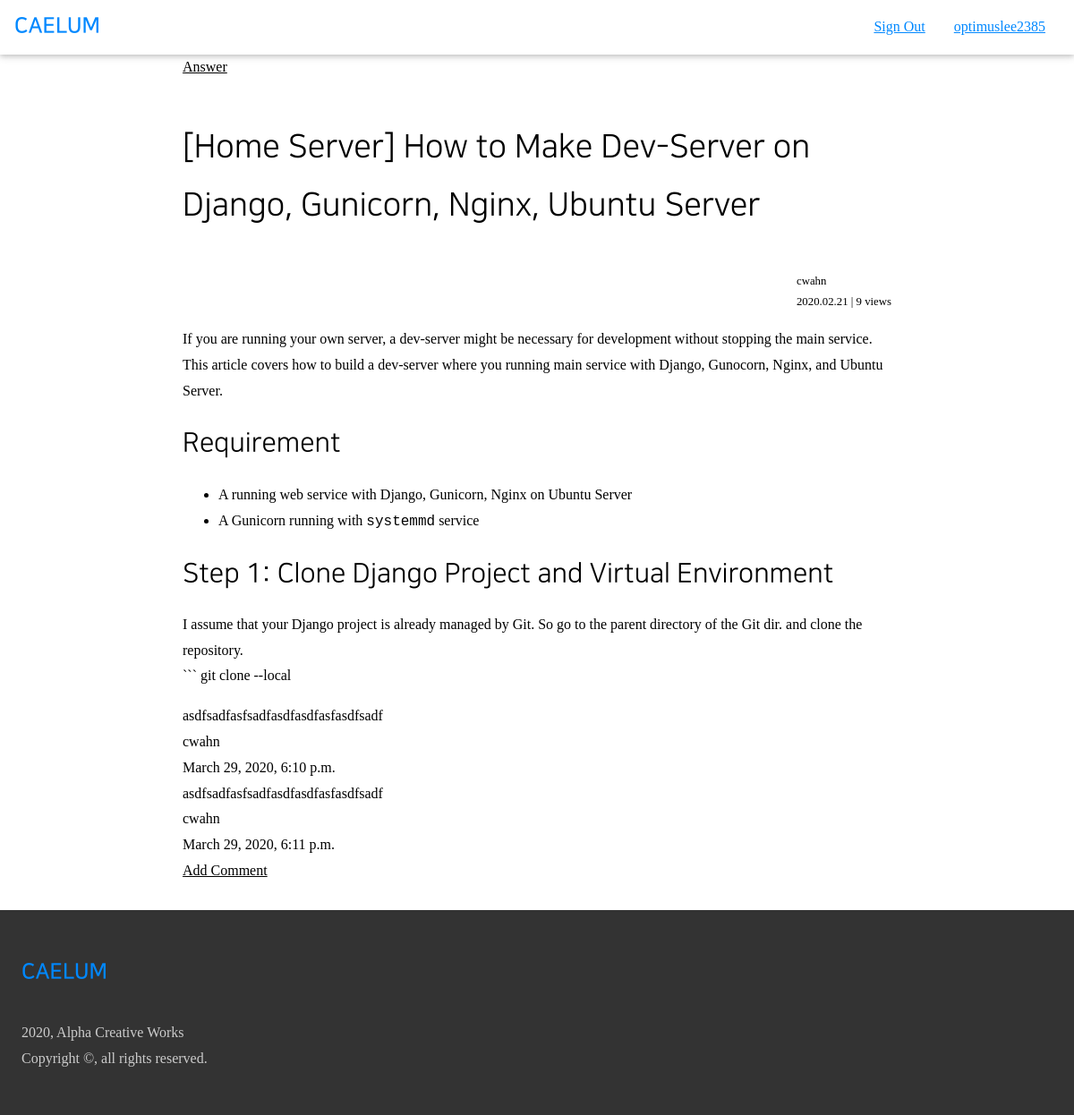
Screenshot of /article/1/ (signed in) with the database file from the repository.
### accounts/models.py (models this page shows, shortened)
class User(AbstractBaseUser):
    email = models.EmailField(
        max_length=255,
        unique=True,
    )
    portal_id = models.CharField(
        max_length=10,
        unique=True,
        null=True,
    )
    name = models.CharField(
        max_length=30,
        null=True,
    )
    dept_major = models.CharField(
        max_length=50,
        null=True,
    )
    username = models.SlugField(
        max_length=30,
        null=True,
        unique=True,
    )
    reputation = models.IntegerField(
        blank=False,
        null=False,
        default=0,
    )
    is_email_verified = models.BooleanField(default=False)
    is_active = models.BooleanField(default=True)
    is_admin = models.BooleanField(default=False)
    objects = UserManager()
    USERNAME_FIELD = 'email'
    REQUIRED_FIELD = [
    ]

### air/models.py (models this page shows, shortened)
class Article(models.Model):
    author = models.ForeignKey(
        User,
        on_delete=models.CASCADE,
    )
    content = MarkdownxField()
    tags = TaggableManager(
        blank=True,
    )
    date_created = models.DateTimeField(
        auto_now_add=True,
    )
    hit_count = models.IntegerField(
        default=0,
    )
    is_answer = models.BooleanField(
        default=False,
    )
    parent = models.ForeignKey(
        'self',
        blank=True,
        null=True,
        on_delete=models.CASCADE,
        related_name='answers',
    )
    accepted = models.BooleanField(
        default=False,
    )
    def get_title(self):
        return self.content.split('\n')[0].replace('#', '').strip()
    def get_content(self):
        return ''.join(self.content.split('\n')[1:])
    class Meta:
        ordering = ['-date_created']

class Comment(models.Model):
    parent = models.ForeignKey(
        Article,
        on_delete=models.CASCADE,
        related_name='comments',
    )
    author = models.ForeignKey(
        User,
        on_delete=models.CASCADE,
    )
    content = models.CharField(
        max_length=140,
        blank=False,
        null=False,
    )
    date_created = models.DateTimeField(
        auto_now_add=True,
    )

### air/views.py (the view)
# urls.py: path('article/<int:pk>/', views.article, name='article'),
@login_required
def article(request, pk):
    user = request.user
    article = get_object_or_404(Article, pk=pk)
    if article.is_answer == True:  # answer -> redirect to question
        question = article.parent
        return redirect('air:article', pk=question.pk)
    else:  # question
        answers = article.answers
        form = CommentCreationForm()
        context = {
            'user': user,
            'article': article,
            'answers': answers,
            'form': form,
        }
        try:
            return render(request, 'air/article.html', context)
        finally:
            hit_logs = ArticleHitCount.objects.filter(
                user=user,
                article=article,
                date__lte=date.today(),
                date__gte=date.today()
            )
            if hit_logs.count() == 0:
                hits = ArticleHitCount(user=user, article=article)
                hits.save()
                article.hit_count += 1
                article.save()

### air/templatetags/markdown_extras.py (called while the page is built)
@register.filter()
@stringfilter
def markdown(value):
    return md.markdown(value, extensions=['markdown.extensions.fenced_code'])

### air/templates/air/article.html (shortened to what this page needs)
{% extends 'air/account_widget.html' %}
{% load markdown_extras %}
{% block content %}
<div class=" acw3-container acw3-max-width-840 acw3-min-height-100">
  <a href="{% url 'air:answer' article.pk %}">Answer</a>
  <div class=" acw3-padding-32">
    <h1>{{ article.get_title}}</h1>
  </div>
  <div class=" acw3-bar">
    <small class=" acw3-right"
      >{{ article.author.username }} <br />
      {{ article.date_created | date:'Y.m.d'}} | {{ article.hit_count }}
      views</small
    >
  </div>
  <div>
    {{ article.get_content | markdown | safe }}
  </div>
  <div>
    <div id="comments">
      {% for comment in article.comments.all %}
      <div>
        {{ comment.content }} <br />
        {{ comment.author.username }} <br />
        {{ comment.date_created }}
      </div>
      {% endfor %}
      <a
        href="javascript:void(0)"
        onclick="add_comment(this)"
        class="add_comment"
        >Add Comment</a
      >
    </div>
    <br />
  </div>
</div>
{% endblock %}

### air/templates/air/account_widget.html (shortened to what this page needs)
{% extends 'common/base.html' %}
{% block account %}
<a href="{% url 'accounts:sign_out' %}" class=" acw3-bar-item">
    Sign Out
</a>
<a href="{% url 'accounts:account_manage' %}" class=" acw3-bar-item">
    {{ user.username }}
</a>
{% endblock %}

### static/common/acw3_pro.css (style rules this page uses)
html { box-sizing: border-box }
*, *:before, *:after { box-sizing: inherit }
html { -ms-text-size-adjust: 100%; -webkit-text-size-adjust: 100% }
body { margin: 0 }
a { background-color: transparent }
small { font-size: 80% }
code, kbd, pre, samp { font-family: monospace, monospace; font-size: 1em }
html, body { font-family: Verdana, sans-serif; font-size: 16px; line-height: 1.5 }
html { overflow-x: hidden }
h1 { font-size: 36px }
h2 { font-size: 30px }
h1, h2, h3, h4, h5, h6 { font-family: "Segoe UI", Arial, sans-serif; font-weight: 400; margin: 10px 0 }
a { color: inherit }
.acw3-bar { width: 100%; overflow: hidden }
.acw3-bar .acw3-bar-item { padding: 8px 16px; float: left; width: auto; border: none; display: block; outline: 0 }
.acw3-container:after, .acw3-container:before, .acw3-panel:after, .acw3-panel:before, .acw3-row:after, .acw3-row:before, .acw3-row-padding:after, .acw3-row-padding:before, .acw3-cell-row:before, .acw3-cell-row:after, .acw3-clear:after, .acw3-clear:before, .acw3-bar:before, .acw3-bar:after { content: ""; display: table; clear: both }
.acw3-container, .acw3-panel { padding: 0.01em 24px }
.acw3-padding-32 { padding-top: 32px!important; padding-bottom: 32px!important }
.acw3-right { float: right!important }

### static/common/axw3.css (style rules this page uses)
body, html { height: 100%; line-height: 1.8; padding: 0; margin: 0; font-family: "NBG"; }
h1, h2, h3, h4, h5, h6 { font-family: "NS"; color: #000000; }
a { cursor: pointer; }
#content a, li { line-height: 1.8125; }
.acw3-max-width-840 { max-width: 840px; margin: auto; }
.acw3-min-height-100 { min-height: 100vh; }

### rows the page displays
User: username "optimuslee2385"
Article: get_title "[Home Server] How to Make Dev-Server on Django, Gunicorn, Nginx, Ubuntu Server", author.username "cwahn", date_created "2020.02.21", hit_count "9", get_content "If you are running your own server, a dev-server might be necessary for development without stopping the main service. This article covers how to build a dev-server where you running main service with Django, Gunocorn, Nginx, and Ubuntu Server. Requirement A running web service with Django, Gunicorn, Nginx on Ubuntu Server A Gunicorn running with systemmd service Step 1: Clone Django Project and Virtual Environment I assume that your Django project is already managed by Git. So go to the parent directory of the Git dir. and clone the repository. ``` git clone --local"
Comment: content "asdfsadfasfsadfasdfasdfasfasdfsadf", author.username "cwahn", date_created "March 29, 2020, 6:10 p.m."
Comment: content "asdfsadfasfsadfasdfasdfasfasdfsadf", author.username "cwahn", date_created "March 29, 2020, 6:11 p.m."
